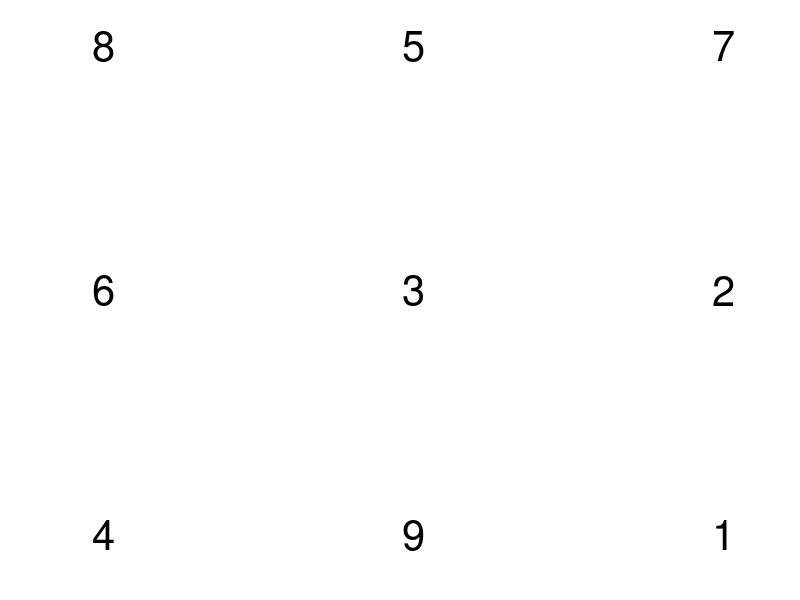

Write the MATLAB code that produced this figure. (Note: this script raises an error after producing the figure.)
arr = randperm(9, 9); % 1부터 9까지의 중복되지 않는 랜덤한 숫자 배열 생성

fig = figure;
axis([1 3 1 3]);
axis off;

a = 0;

% 초기 숫자 표시
for i = 3:-1:1
    for k = 1:3
        a = a + 1;
        hold on;
        text(k, i, num2str(arr(a)), 'HorizontalAlignment', 'center', 'FontSize', 30);
    end
end

% 타이머 설정
t = timer;
t.Period = 1;
t.ExecutionMode = 'fixedRate';
t.TimerFcn = @change_num;
t.StopFcn = @(~,~) delete(fig); % 창이 닫힐 때 타이머를 멈추기 위해 설정
set(fig, 'CloseRequestFcn', @(~,~) stop(t));
% 타이머 시작
start(t);

% 숫자 변경 함수
function change_num(~, ~)
    a = 0;
    arr = randperm(9, 9);
    
    % 숫자 업데이트
    ax = gca; % 현재 축 가져오기
    cla(ax); % 현재 축 지우기
    
    axis(ax, [1 3 1 3]);
    axis(ax, 'off');
    
    for i = 3:-1:1
        for k = 1:3
            a = a + 1;
            hold on;
            text(ax, k, i, num2str(arr(a)), 'HorizontalAlignment', 'center', 'FontSize', 30);
        end
    end
end

